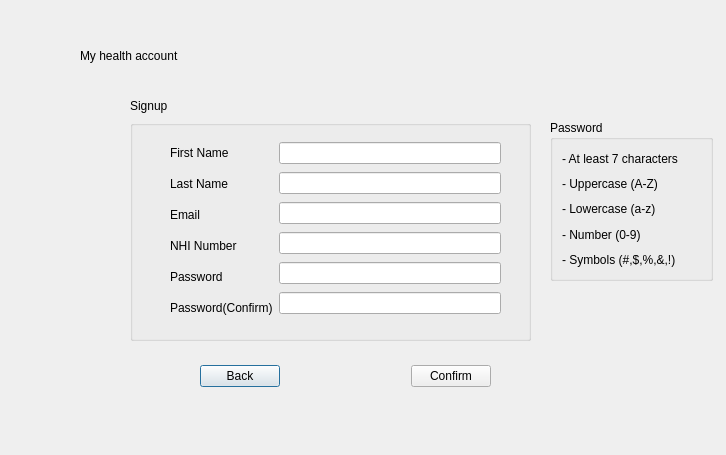
<?xml version="1.0" encoding="UTF-8"?>
<ui version="4.0">
 <class>Signup</class>
 <widget class="QDialog" name="Signup">
  <property name="geometry">
   <rect>
    <x>0</x>
    <y>0</y>
    <width>726</width>
    <height>455</height>
   </rect>
  </property>
  <property name="windowTitle">
   <string>Dialog</string>
  </property>
  <widget class="QWidget" name="layoutWidget">
   <property name="geometry">
    <rect>
     <x>200</x>
     <y>360</y>
     <width>291</width>
     <height>32</height>
    </rect>
   </property>
   <layout class="QHBoxLayout" name="horizontalLayout_2">
    <item>
     <widget class="QPushButton" name="pushButtonBack">
      <property name="text">
       <string>Back</string>
      </property>
     </widget>
    </item>
    <item>
     <spacer name="horizontalSpacer">
      <property name="orientation">
       <enum>Qt::Horizontal</enum>
      </property>
      <property name="sizeHint" stdset="0">
       <size>
        <width>98</width>
        <height>20</height>
       </size>
      </property>
     </spacer>
    </item>
    <item>
     <widget class="QPushButton" name="pushButtonConfirm">
      <property name="text">
       <string>Confirm</string>
      </property>
     </widget>
    </item>
   </layout>
  </widget>
  <widget class="QLabel" name="label_6">
   <property name="geometry">
    <rect>
     <x>80</x>
     <y>40</y>
     <width>201</width>
     <height>31</height>
    </rect>
   </property>
   <property name="styleSheet">
    <string notr="true">font: 24pt &quot;.AppleSystemUIFont&quot;;</string>
   </property>
   <property name="text">
    <string>My health account </string>
   </property>
  </widget>
  <widget class="QLabel" name="label_7">
   <property name="geometry">
    <rect>
     <x>130</x>
     <y>90</y>
     <width>201</width>
     <height>31</height>
    </rect>
   </property>
   <property name="styleSheet">
    <string notr="true">font: 18pt &quot;.AppleSystemUIFont&quot;;</string>
   </property>
   <property name="text">
    <string>Signup</string>
   </property>
  </widget>
  <widget class="QGroupBox" name="groupBox">
   <property name="geometry">
    <rect>
     <x>130</x>
     <y>120</y>
     <width>401</width>
     <height>221</height>
    </rect>
   </property>
   <property name="title">
    <string/>
   </property>
   <widget class="QWidget" name="layoutWidget_2">
    <property name="geometry">
     <rect>
      <x>40</x>
      <y>20</y>
      <width>331</width>
      <height>180</height>
     </rect>
    </property>
    <layout class="QHBoxLayout" name="horizontalLayout">
     <item>
      <layout class="QVBoxLayout" name="verticalLayout">
       <item>
        <widget class="QLabel" name="label">
         <property name="text">
          <string>First Name</string>
         </property>
        </widget>
       </item>
       <item>
        <widget class="QLabel" name="label_2">
         <property name="text">
          <string>Last Name</string>
         </property>
        </widget>
       </item>
       <item>
        <widget class="QLabel" name="label_3">
         <property name="text">
          <string>Email</string>
         </property>
        </widget>
       </item>
       <item>
        <widget class="QLabel" name="label_13">
         <property name="text">
          <string>NHI Number</string>
         </property>
        </widget>
       </item>
       <item>
        <widget class="QLabel" name="label_4">
         <property name="text">
          <string>Password</string>
         </property>
        </widget>
       </item>
       <item>
        <widget class="QLabel" name="label_5">
         <property name="text">
          <string>Password(Confirm)</string>
         </property>
        </widget>
       </item>
      </layout>
     </item>
     <item>
      <layout class="QVBoxLayout" name="verticalLayout_2">
       <item>
        <widget class="QLineEdit" name="lineEditFirstName"/>
       </item>
       <item>
        <widget class="QLineEdit" name="lineEditLastName"/>
       </item>
       <item>
        <widget class="QLineEdit" name="lineEditEmail"/>
       </item>
       <item>
        <widget class="QLineEdit" name="lineEditNHINumber"/>
       </item>
       <item>
        <widget class="QLineEdit" name="lineEditPassword"/>
       </item>
       <item>
        <widget class="QLineEdit" name="lineEditPasswordConfirm"/>
       </item>
      </layout>
     </item>
    </layout>
   </widget>
  </widget>
  <widget class="QGroupBox" name="groupBox_2">
   <property name="geometry">
    <rect>
     <x>550</x>
     <y>120</y>
     <width>163</width>
     <height>161</height>
    </rect>
   </property>
   <property name="title">
    <string>Password</string>
   </property>
   <layout class="QVBoxLayout" name="verticalLayout_3">
    <item>
     <widget class="QLabel" name="label_8">
      <property name="text">
       <string>- At least 7 characters</string>
      </property>
     </widget>
    </item>
    <item>
     <widget class="QLabel" name="label_9">
      <property name="text">
       <string>- Uppercase (A-Z)</string>
      </property>
     </widget>
    </item>
    <item>
     <widget class="QLabel" name="label_10">
      <property name="text">
       <string>- Lowercase (a-z)</string>
      </property>
     </widget>
    </item>
    <item>
     <widget class="QLabel" name="label_11">
      <property name="text">
       <string>- Number (0-9)</string>
      </property>
     </widget>
    </item>
    <item>
     <widget class="QLabel" name="label_12">
      <property name="text">
       <string>- Symbols (#,$,%,&amp;,!)</string>
      </property>
     </widget>
    </item>
   </layout>
  </widget>
 </widget>
 <resources/>
 <connections/>
</ui>
